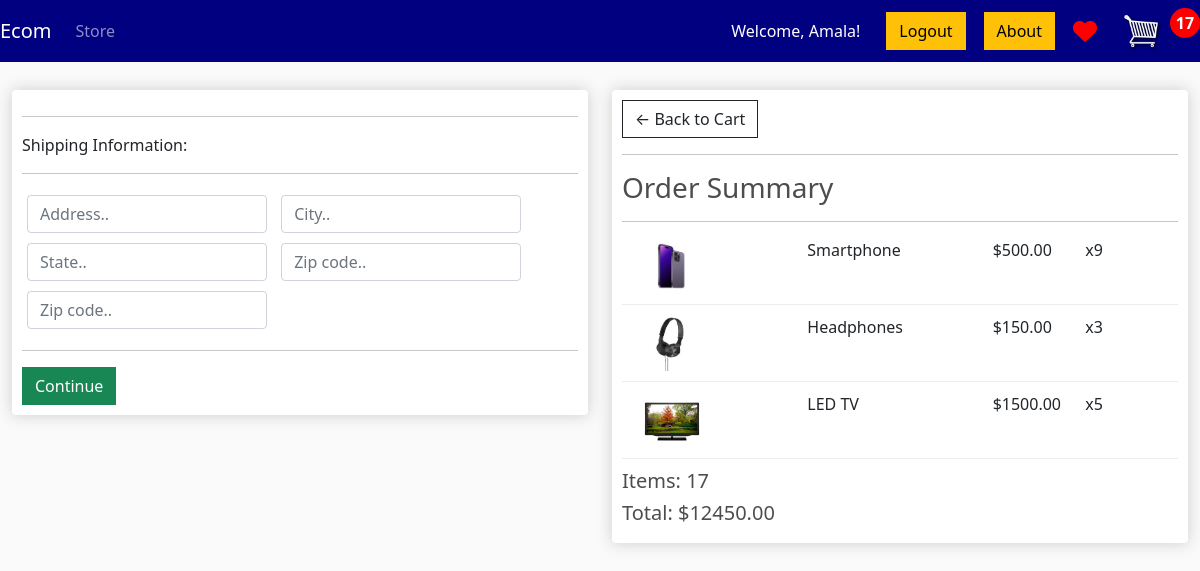
The page /checkout/ (signed in) on the database its author committed.
### store/models.py (models this page shows, shortened)
class OrderItem(models.Model):
    product = models.ForeignKey(Product, on_delete=models.SET_NULL, null=True)
    order = models.ForeignKey(Order, on_delete=models.SET_NULL, null=True)
    quantity = models.IntegerField(default=0, null=True, blank=True)
    date_added = models.DateTimeField(auto_now_add=True)
    @property
    def get_total(self):
        total = self.product.price * self.quantity
        return total

class Product(models.Model):
    name = models.CharField(max_length=200)
    price = models.FloatField()
    description = models.TextField(default="No description available")
    category = models.CharField(max_length=100, blank=True, null=True)
    brand = models.CharField(max_length=100, blank=True, null=True)
    color = models.CharField(max_length=50, blank=True, null=True)
    warranty = models.CharField(max_length=500, blank=True, null=True)
    image = models.ImageField(null=True, blank=True)
    digital = models.BooleanField(default=False, null=True, blank=True)
    @property
    def imageURL(self):
        try:
            url = self.image.url
        except:
            url = ''
        return url

class Order(models.Model):
    customer = models.ForeignKey(Customer, on_delete=models.SET_NULL, null=True, blank=True)
    date_ordered = models.DateTimeField(auto_now_add=True)
    complete = models.BooleanField(default=False)
    transaction_id = models.CharField(max_length=100, null=True)
    @property
    def shipping(self):
        shipping = False
        orderitems = self.orderitem_set.all()
        for i in orderitems:
            if i.product.digital == False:
                shipping = True
        return shipping
    @property
    def get_cart_total(self):
        orderitems = self.orderitem_set.all()
        total = sum([item.get_total for item in orderitems])
        return total
    @property
    def get_cart_items(self):
        orderitems = self.orderitem_set.all()
        total = sum([item.quantity for item in orderitems])
        return total

### store/views.py (the view)
# urls.py: path('checkout/', views.checkout, name="checkout"),
def checkout(request):
    data = cartData(request)
    cartItems = data['cartItems']
    order = data['order']
    items = data['items']
    context = {'items': items, 'order': order, 'cartItems': cartItems}
    return render(request, 'store/checkout.html', context)

### store/utils.py (called while the page is built)
def cartData(request):
	if request.user.is_authenticated:
		customer = request.user.customer
		order, created = Order.objects.get_or_create(customer=customer, complete=False)
		items = order.orderitem_set.all()
		cartItems = order.get_cart_items
	else:
		cookieData = cookieCart(request)
		cartItems = cookieData['cartItems']
		order = cookieData['order']
		items = cookieData['items']
	return {'cartItems':cartItems ,'order':order, 'items':items}

### store/templates/store/checkout.html (shortened to what this page needs)
{% extends 'store/main.html' %}
{% load static %}
{% block content %}
     <div class="row">
		<div class="col-lg-6">
			<div class="box-element" id="form-wrapper">
				<form id="form">
					<div id="shipping-info">
						<hr>
						<p>Shipping Information:</p>
						<hr>
						<div class="form-field">
							<input class="form-control" type="text" name="address" placeholder="Address..">
						</div>
						<div class="form-field">
							<input class="form-control" type="text" name="city" placeholder="City..">
						</div>
						<div class="form-field">
							<input class="form-control" type="text" name="state" placeholder="State..">
						</div>
						<div class="form-field">
							<input class="form-control" type="text" name="zipcode" placeholder="Zip code..">
						</div>
						<div class="form-field">
							<input class="form-control" type="text" name="country" placeholder="Zip code..">
						</div>
					</div>
					<hr>
					<input id="form-button" class="btn btn-success btn-block" type="submit" value="Continue">
				</form>
			</div>
			<br>
		</div>
		<div class="col-lg-6">
			<div class="box-element">
				<a  class="btn btn-outline-dark" href="{% url 'cart' %}">&#x2190; Back to Cart</a>
				<hr>
				<h3>Order Summary</h3>
				<hr>
				{% for item in items %}
				<div class="cart-row">
					<div style="flex:2"><img class="row-image" src="{{item.product.imageURL}}"></div>
					<div style="flex:2"><p>{{item.product.name}}</p></div>
					<div style="flex:1"><p>${{item.product.price|floatformat:2}}</p></div>
					<div style="flex:1"><p>x{{item.quantity}}</p></div>
				</div>
				{% endfor %}
				<h5>Items:   {{order.get_cart_items}}</h5>
				<h5>Total:   ${{order.get_cart_total|floatformat:2}}</h5>
			</div>
		</div>
	</div>
{% endblock content %}

### store/templates/store/main.html (shortened to what this page needs)
<!DOCTYPE html>
{% load static %}
<html lang="en">
<head>
    <link href="https://cdn.jsdelivr.net/npm/bootstrap@5.0.2/dist/css/bootstrap.min.css" rel="stylesheet"
>
    <link href="https://cdnjs.cloudflare.com/ajax/libs/font-awesome/6.0.0-beta3/css/all.min.css" rel="stylesheet">
    <link rel="stylesheet" type="text/css" href="{% static 'css/main.css' %}">
</head>
<body>
    <nav class="navbar navbar-expand-lg navbar-dark fixed-top navbar-navy">
        <a class="navbar-brand" href="{% url 'store' %}">Ecom</a>
        <div class="collapse navbar-collapse" id="navbarSupportedContent">
            <ul class="navbar-nav me-auto mb-2 mb-lg-0">
                <li class="nav-item active">
                    <a class="nav-link" href="{% url 'store' %}">Store <span class="visually-hidden">(current)</span></a>
                </li>
            </ul>
            <div class="d-flex align-items-center">
                {% if user.is_authenticated %}
                    <span class="text-white me-3">Welcome, {{ user.username }}!</span>
                    <a href="{% url 'logout_view' %}" class="btn btn-warning me-2">Logout</a>
                {% else %}
                    <a href="{% url 'register' %}" class="btn btn-primary me-2">Register</a>
                    <a href="{% url 'login_view' %}" class="btn btn-warning">Login</a>
                {% endif %}
                <a href="{% url 'about' %}" class="btn btn-warning me-2">About</a>
                <a href="{% url 'wishlist' %}" id="wishlist-icon" class="wishlist-icon" title="Go to Wishlist">
                    <i class="fas fa-heart"></i>
                </a>
                <a href="{% url 'cart' %}">
                    <img id="cart-icon" src="{% static 'images/cart.png' %}" alt="Cart">
                </a>
                <p id="cart-total" class="ms-2">{{ cartItems }}</p>
            </div>
        </div>
    </nav>
    <div class="container-fluid mt-4">
        {% block content %}
        {% endblock content %}
    </div>
</body>
</html>

### static/css/main.css (style rules this page uses)
body { background-color: hsl(0, 0%, 98%); }
h1,h2,h3,h4,h5,h6 { color:hsl(0, 0%, 30%); }
.box-element { box-shadow:hsl(0, 0%, 80%) 0 0 16px; background-color: #fff; border-radius: 4px; padding: 10px; }
#cart-icon { width:25px; display: inline-block; margin-left: 15px; }
.col-lg-4, .col-lg-6, .col-lg-8, .col-lg-12 { margin-top: 10px; }
.btn { border-radius: 0; }
.row-image { width: 100px; }
.form-field { width:250px; display: inline-block; padding: 5px; }
.cart-row { display: flex; align-items: flex-stretch; padding-bottom: 10px; margin-bottom: 10px; border-bottom: 1px solid #ececec; }

### store/templates/store/main.html (style rules this page uses)
.navbar .d-flex { display: flex; align-items: center; justify-content: flex-end; width: 100%; }
.navbar .d-flex a { margin-left: 10px; }
#wishlist-icon .fa-heart { color: red; }
#cart-icon { width: 40px; height: 40px; }
.btn-warning { margin-left: 0; margin-right: 10px; }
.wishlist-icon { font-size: 24px; color: #ff6347; }
.navbar-nav { display: flex; align-items: center; justify-content: space-between; width: 100%; }
body { padding-top: 56px; padding-bottom: 56px; }
.navbar-navy { background-color: #000080; }
#cart-total { color: white; font-weight: bold; background-color: red; border-radius: 50%; padding: 5px 10px; width: 30px; height: 30px; display: flex; justify-content: center; align-items: center; }

### rows shown on the page
OrderItem: product.imageURL (picture), product.name "Smartphone", product.price "500.00", quantity "9"
OrderItem: product.imageURL (picture), product.name "Headphones", product.price "150.00", quantity "3"
OrderItem: product.imageURL (picture), product.name "LED TV", product.price "1500.00", quantity "5"
Order: get_cart_items "17", get_cart_total "12450.00"

### other values the page prints
{{ user.username }} "Amala"
{{ cartItems }} "17"
